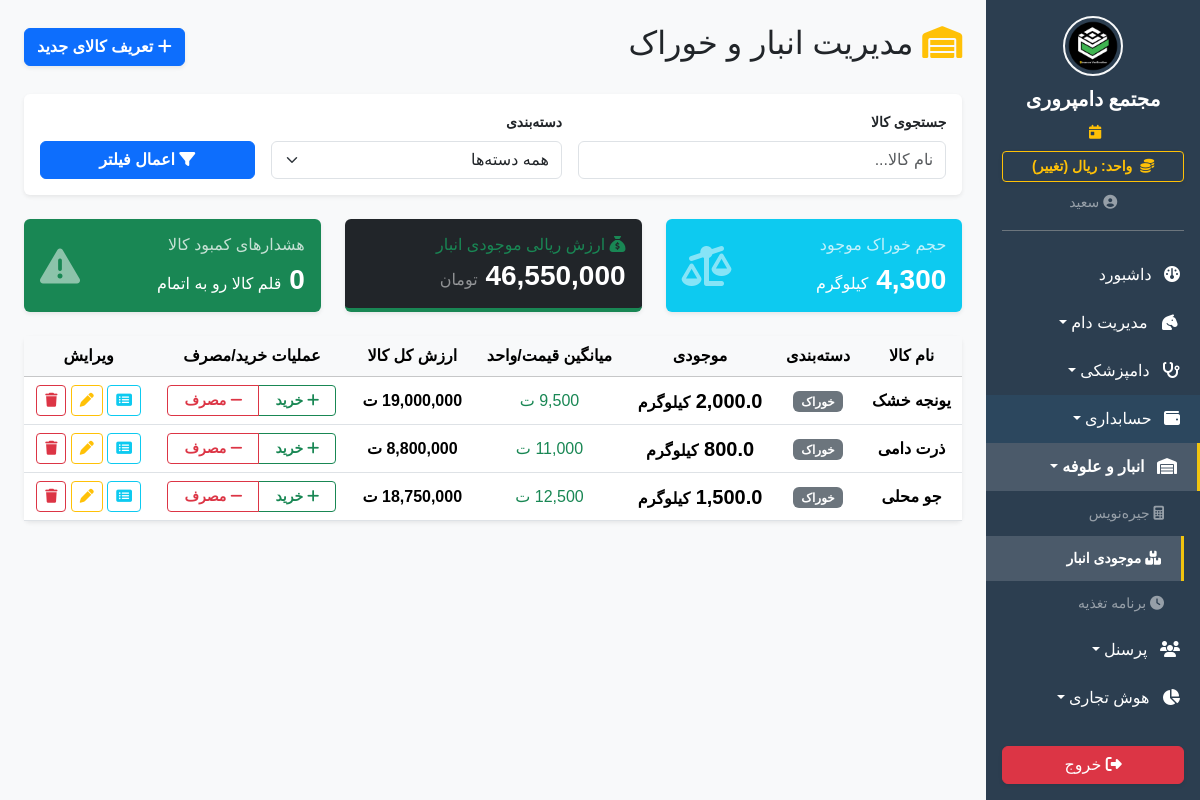
The page /inventory/ (signed in) on the database as committed earlier.
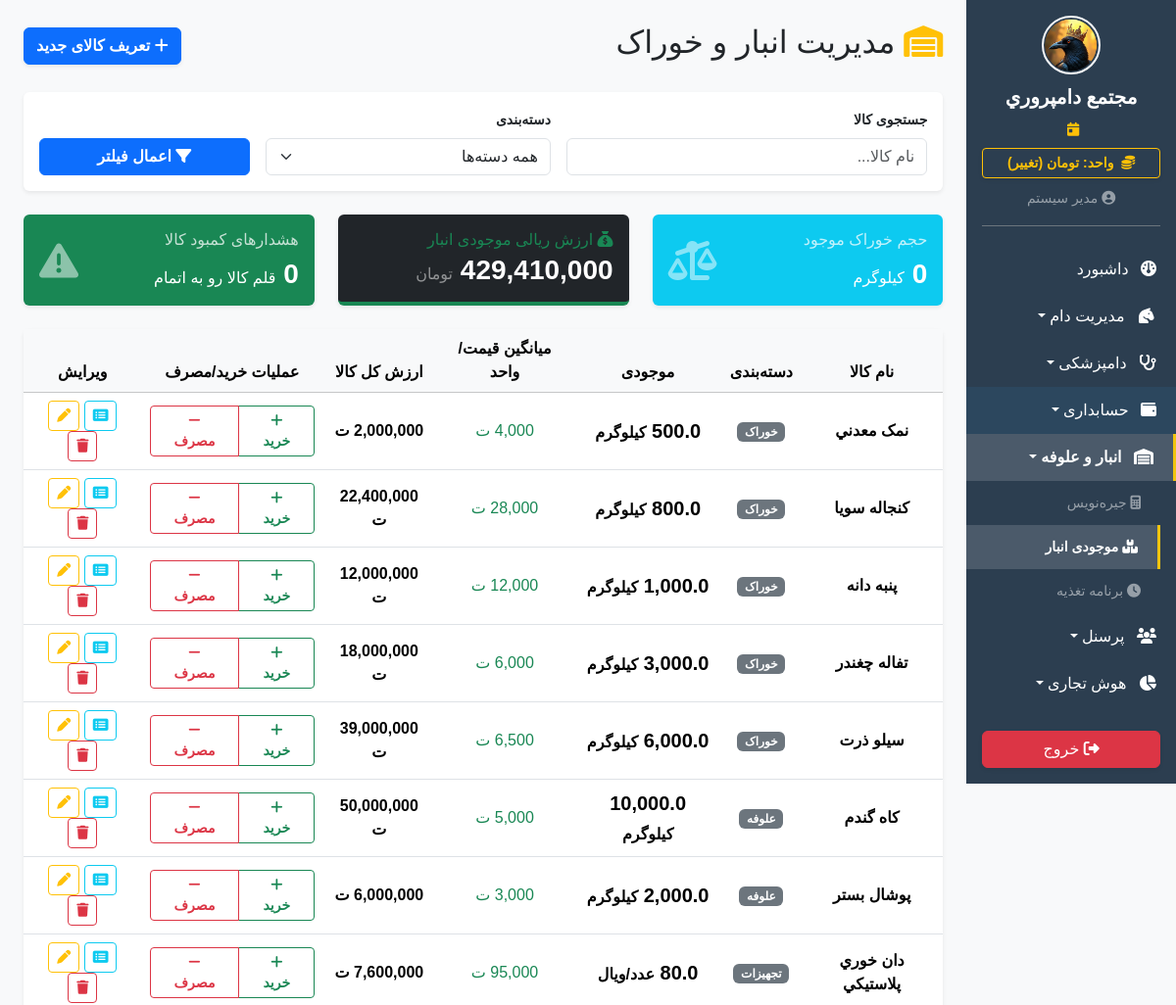
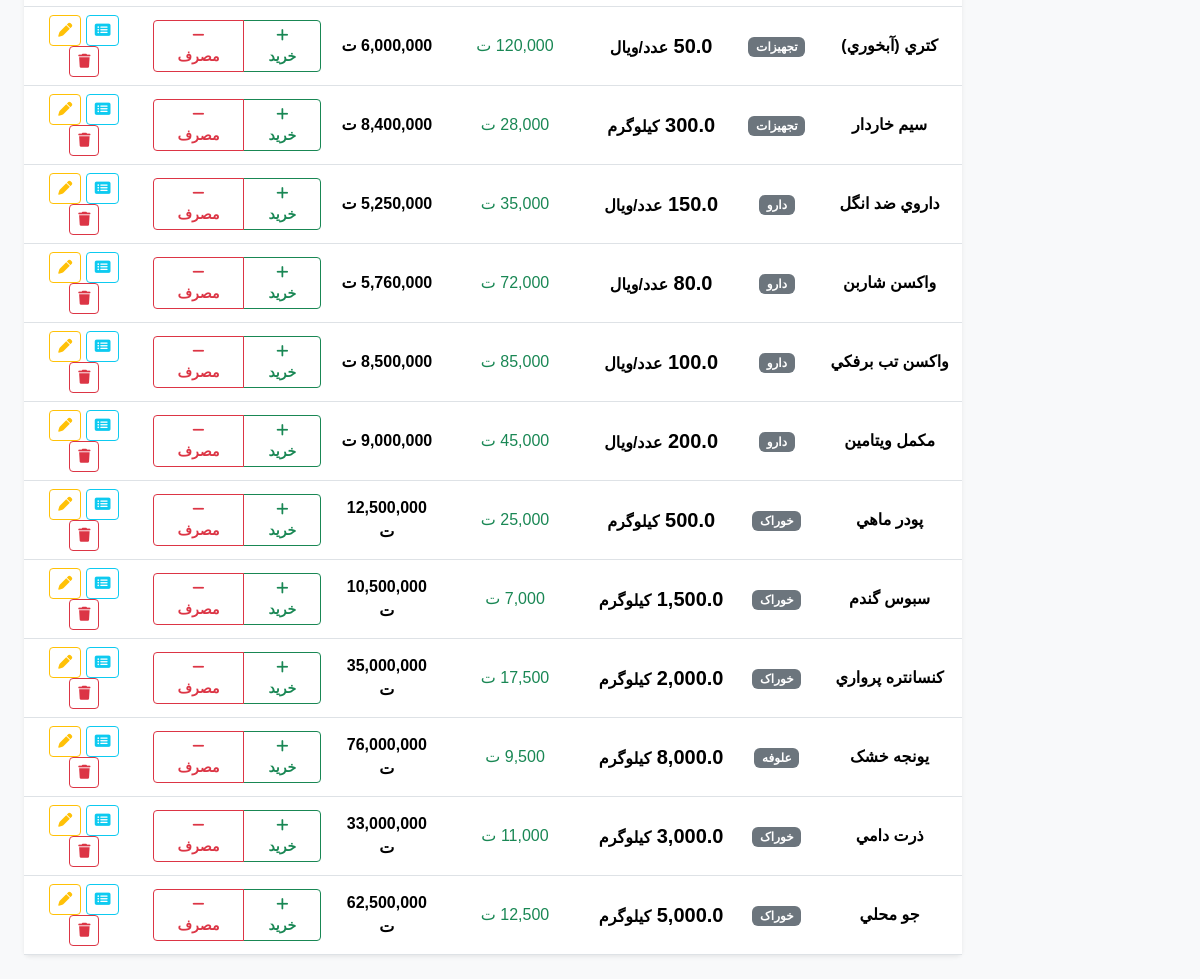
The same page on the database as committed later (2 pictures, top to bottom).
### app/models.py (models this page shows)
class SystemSetting(db.Model):
    id = db.Column(db.Integer, primary_key=True)
    key = db.Column(db.String(50), unique=True, nullable=False)
    value = db.Column(db.String(255), nullable=False)
    description = db.Column(db.String(255), nullable=True)

class User(UserMixin, db.Model):
    id = db.Column(db.Integer, primary_key=True)
    username = db.Column(db.String(50), unique=True, nullable=False)
    password_hash = db.Column(db.String(255), nullable=False)
    name = db.Column(db.String(100), nullable=False)
    role = db.Column(db.String(20), default='کارگر') # مدیر، دامپزشک، حسابدار، کارگر
    can_view_livestock = db.Column(db.Boolean, default=False)
    can_view_finance = db.Column(db.Boolean, default=False)
    can_view_inventory = db.Column(db.Boolean, default=False)
    can_view_hr = db.Column(db.Boolean, default=False)
    can_view_reports = db.Column(db.Boolean, default=False)
    can_view_settings = db.Column(db.Boolean, default=False)

class InventoryItem(db.Model):
    id = db.Column(db.Integer, primary_key=True)
    name = db.Column(db.String(100), nullable=False)
    category_id = db.Column(db.Integer, db.ForeignKey('inventory_category.id'), nullable=True)
    category = db.relationship('InventoryCategory', backref='items')
    quantity = db.Column(Numeric(18, 2), default=0.0)
    unit_id = db.Column(db.Integer, db.ForeignKey('unit.id'), nullable=False)
    unit = db.relationship('Unit', backref='inventory_items')
    min_threshold = db.Column(Numeric(18, 2), default=10.0)
    unit_price = db.Column(Numeric(18, 2), default=0.0)
    expiry_date = db.Column(db.Date, nullable=True)
    description = db.Column(db.String(255), nullable=True)
    logs = db.relationship('InventoryLog', backref='item', lazy=True, cascade="all, delete-orphan")

class InventoryCategory(db.Model):
    id = db.Column(db.Integer, primary_key=True)
    name = db.Column(db.String(100), unique=True, nullable=False)

class Unit(db.Model):
    id = db.Column(db.Integer, primary_key=True)
    name = db.Column(db.String(50), unique=True, nullable=False)
    description = db.Column(db.String(255), nullable=True)

### app/blueprints/inventory.py (the view)
@inventory_bp.route('/')
@login_required
@permission_required('can_view_inventory')
def index():
    search_q = request.args.get('search', '').strip()
    cat_q = request.args.get('category_id', type=int)
    query = InventoryItem.query
    if search_q:
        query = query.filter(InventoryItem.name.ilike(f"%{search_q}%"))
    if cat_q:
        query = query.filter(InventoryItem.category_id == cat_q)
    items = query.order_by(InventoryItem.id.desc()).all()
    units = Unit.query.all()
    categories = InventoryCategory.query.order_by(InventoryCategory.name).all()
    low_stock_count = sum(1 for item in items if (item.quantity or 0) <= (item.min_threshold or 0))
    total_feed = sum((item.quantity or 0) for item in items if item.category and item.category.name in ['خوراک', 'علوفه'] and item.unit and item.unit.name in ['کیلوگرم', 'تن'])
    total_value = sum(((item.quantity or 0) * (item.unit_price or 0)) for item in items)
    today = datetime.now(UTC).date()
    warning_date = today + timedelta(days=30) # هشدار برای 30 روز آینده
    expiring_items = [i for i in items if i.expiry_date and i.expiry_date <= warning_date and i.quantity > 0]
    return render_template('inventory/index.html',
                           items=items, categories=categories, units=units,
                           low_stock_count=low_stock_count, total_feed=total_feed, total_value=total_value,
                           expiring_items=expiring_items, today=today,
                           current_search=search_q, current_cat=cat_q)

### app/templates/inventory/index.html (shortened to what this page needs)
{% extends 'base.html' %}
{% block content %}
<div class="d-flex justify-content-between align-items-center mb-4">
    <h2><i class="fa-solid fa-warehouse text-warning"></i> مدیریت انبار و خوراک</h2>
    <button class="btn btn-primary shadow-sm fw-bold" data-bs-toggle="modal" data-bs-target="#newItemModal">
        <i class="fa-solid fa-plus"></i> تعریف کالای جدید
    </button>
</div>
<div class="card border-0 shadow-sm mb-4">
    <div class="card-body">
        <form method="GET" action="{{ url_for('inventory.index') }}" class="row g-3 align-items-end">
            <div class="col-md-5">
                <label class="form-label fw-bold small">جستجوی کالا</label>
                <input type="text" name="search" class="form-control" placeholder="نام کالا..." value="{{ current_search or '' }}">
            </div>
            <div class="col-md-4">
                <label class="form-label fw-bold small">دسته‌بندی</label>
                <select name="category_id" class="form-select">
                    <option value="">همه دسته‌ها</option>
                </select>
            </div>
            <div class="col-md-3">
                <button type="submit" class="btn btn-primary w-100 fw-bold"><i class="fa-solid fa-filter"></i> اعمال فیلتر</button>
            </div>
        </form>
    </div>
</div>
<div class="row g-4 mb-4">
    <div class="col-md-4">
        <div class="card bg-info text-white border-0 shadow-sm h-100">
            <div class="card-body d-flex justify-content-between align-items-center">
                <div><h6 class="card-title opacity-75">حجم خوراک موجود</h6><h3 class="mb-0 fw-bold">{{ "{:,.0f}".format(total_feed | default(0)) }} <small class="fs-6 fw-normal">کیلوگرم</small></h3></div>
                <i class="fa-solid fa-scale-unbalanced fs-1 opacity-50"></i>
            </div>
        </div>
    </div>
    <div class="col-md-4">
        <div class="card bg-dark text-white border-0 shadow-sm h-100 border-bottom border-success border-4">
            <div class="card-body d-flex justify-content-between align-items-center">
                <div><h6 class="card-title text-success mb-1"><i class="fa-solid fa-sack-dollar"></i> ارزش ریالی موجودی انبار</h6><h3 class="mb-0 fw-bold">{{ "{:,.0f}".format(total_value | default(0)) }} <small class="fs-6 fw-normal text-white-50">تومان</small></h3></div>
            </div>
        </div>
    </div>
    <div class="col-md-4">
        <div class="card {% if low_stock_count > 0 %}bg-danger{% else %}bg-success{% endif %} text-white border-0 shadow-sm h-100">
            <div class="card-body d-flex justify-content-between align-items-center">
                <div><h6 class="card-title opacity-75">هشدارهای کمبود کالا</h6><h3 class="mb-0 fw-bold">{{ low_stock_count }} <small class="fs-6 fw-normal">قلم کالا رو به اتمام</small></h3></div>
                <i class="fa-solid fa-triangle-exclamation fs-1 opacity-50"></i>
            </div>
        </div>
    </div>
</div>
<div class="card border-0 shadow-sm">
    <div class="card-body p-0">
        <div class="table-responsive">
            <table class="table table-hover align-middle text-center mb-0">
                <thead class="table-light"><tr><th>نام کالا</th><th>دسته‌بندی</th><th>موجودی</th><th>میانگین قیمت/واحد</th><th>ارزش کل کالا</th><th>عملیات خرید/مصرف</th><th>ویرایش</th></tr></thead>
                <tbody>
                    {% for item in items %}
                    <tr>
                        <td class="fw-bold">{{ item.name }}<br><small class="text-muted fw-normal">{{ item.description or '' }}</small></td>
                        <td><span class="badge bg-secondary">{{ item.category.name if item.category else 'بدون دسته' }}</span></td>
                        <td class="fw-bold fs-5 ">{{ "{:,.1f}".format(item.quantity | default(0)) }} <small class="fs-6">{{ item.unit.name if item.unit else '' }}</small></td>
                        <td class="text-success">{{ "{:,.0f}".format(item.unit_price or 0) }} ت</td>
                        <td class="fw-bold">{{ "{:,.0f}".format((item.quantity or 0) * (item.unit_price or 0)) }} ت</td>
                        <td>
                            <div class="btn-group">
                                <button class="btn btn-sm btn-outline-success fw-bold px-3" onclick="openTx('{{ item.id }}', '{{ item.name }}', 'ورود', '{{ item.unit.name if item.unit else '' }}')"><i class="fa-solid fa-plus"></i> خرید</button>
                                <button class="btn btn-sm btn-outline-danger fw-bold px-3" onclick="openTx('{{ item.id }}', '{{ item.name }}', 'خروج', '{{ item.unit.name if item.unit else '' }}')"><i class="fa-solid fa-minus"></i> مصرف</button>
                            </div>
                        </td>
                        <td>
                            <a href="{{ url_for('inventory.kardex', id=item.id) }}" class="btn btn-sm btn-outline-info" title="کاردکس کالا"><i class="fa-solid fa-rectangle-list"></i></a>
                            <button class="btn btn-sm btn-outline-warning" data-bs-toggle="modal" data-bs-target="#editItemModal{{ item.id }}"><i class="fa-solid fa-pen"></i></button>
                            <a href="{{ url_for('inventory.delete_item', id=item.id) }}" class="btn btn-sm btn-outline-danger" onclick="return confirm('حذف کالا تمام سوابق آن را پاک میکند. آیا مطمئن هستید؟')"><i class="fa-solid fa-trash"></i></a>
                        </td>
                    </tr>
                    {% else %}
                    <tr><td colspan="7" class="text-center py-5 text-muted">انبار کاملاً خالی است. از دکمه بالا یک کالای جدید تعریف کنید.</td></tr>
                    {% endfor %}
                </tbody>
            </table>
        </div>
    </div>
</div>
{% endblock %}

### app/templates/base.html (shortened to what this page needs)
<!DOCTYPE html>
<html lang="fa" dir="rtl">
<head>
    <link href="https://cdn.jsdelivr.net/gh/rastikerdar/vazirmatn@v33.003/Vazirmatn-font-face.css" rel="stylesheet">
    <link rel="stylesheet" href="https://unpkg.com/persian-datepicker@1.2.0/dist/css/persian-datepicker.min.css">
    <link rel="stylesheet" href="https://cdn.jsdelivr.net/npm/bootstrap@5.3.2/dist/css/bootstrap.rtl.min.css">
    <link rel="stylesheet" href="https://cdnjs.cloudflare.com/ajax/libs/font-awesome/6.4.2/css/all.min.css">
    <link rel="stylesheet" href="{{ url_for('static', filename='css/style.css') }}">
    <link href="https://cdn.jsdelivr.net/npm/select2@4.1.0-rc.0/dist/css/select2.min.css" rel="stylesheet" />
</head>
<body>
    <div class="d-flex" id="wrapper">
        <div class="sidebar-bg d-flex flex-column" id="sidebar-wrapper">
            <div class="sidebar-heading text-center pt-3 pb-2 text-white">
                {% if system_settings.get('farm_logo_path') %}
                    <img src="{{ url_for('static', filename=system_settings.get('farm_logo_path')) }}" class="mb-2 rounded-circle border border-2 border-light" style="height: 60px; width: 60px; object-fit: cover;">
                {% else %}
                    <i class="fa-solid fa-sheep fs-2 mb-2"></i>
                {% endif %}
                <div class="fs-5 fw-bold">{{ system_settings.get('farm_name', 'دامداری من') }}</div>
            </div>
            <div class="text-center text-warning small mb-2 px-3">
                <i class="fa-solid fa-calendar-day me-1"></i>
            </div>
            <div class="px-3 mb-2">
                <a href="{{ url_for('dashboard.toggle_currency') }}" class="btn btn-sm btn-outline-warning w-100 fw-bold shadow-sm">
                    <i class="fa-solid fa-coins me-1"></i> واحد: {{ get_system_currency_from_settings() }} (تغییر)
                </a>
            </div>
            <div class="text-center text-white-50 mb-3 pb-3 border-bottom border-secondary mx-3">
                <small><i class="fa-solid fa-circle-user"></i> {% if current_user.is_authenticated %}{{ current_user.name.split(' (')[0] if '(' in current_user.name else current_user.name }}{% endif %}</small>
            </div>
            <div class="list-group list-group-flush my-1 sidebar-scroll" id="sidebar-accordion" style="overflow-y: auto;">
                <a href="{{ url_for('dashboard.index') }}" class="list-group-item list-group-item-action bg-transparent text-white "><i class="fa-solid fa-gauge me-2"></i> داشبورد</a>
                {% if current_user.is_authenticated %}
                    {% if current_user.can_view_livestock %}
                    <a href="#livestockSubmenu" data-bs-toggle="collapse" class="list-group-item list-group-item-action bg-transparent text-white dropdown-toggle {% if request.blueprint == 'livestock' %}active-sidebar-link{% endif %}"><i class="fa-solid fa-horse-head me-2"></i> مدیریت دام</a>
                    {% if current_user.role in ['مدیر', 'دامپزشک'] %}
                    <a href="#vetSubmenu" data-bs-toggle="collapse" class="list-group-item list-group-item-action bg-transparent text-white dropdown-toggle"><i class="fa-solid fa-stethoscope me-2"></i> دامپزشکی</a>
                    {% endif %}
                    {% endif %}
                    {% if current_user.can_view_finance %}
                    <a href="#financeSubmenu" data-bs-toggle="collapse" class="list-group-item list-group-item-action bg-transparent text-white dropdown-toggle finance-menu-item " ><i class="fa-solid fa-wallet me-2"></i> حسابداری</a>
                    {% endif %}
                    {% if current_user.can_view_inventory or current_user.role == 'مدیر' %}
                    <a href="#inventorySubmenu" data-bs-toggle="collapse" class="list-group-item list-group-item-action bg-transparent text-white dropdown-toggle {% if request.blueprint == 'inventory' %}active-sidebar-link{% endif %}"><i class="fa-solid fa-warehouse me-2"></i> انبار و علوفه</a>
                    <div class="collapse ps-3 {% if request.blueprint == 'inventory' %}show{% endif %}" id="inventorySubmenu" data-bs-parent="#sidebar-accordion">
                       <a href="{{ url_for('inventory.smart_ration') }}" class="list-group-item list-group-item-action bg-transparent text-white-50 small border-0 "><i class="fa-solid fa-calculator"></i> جیره‌نویس</a>
                       <a href="{{ url_for('inventory.index') }}" class="list-group-item list-group-item-action bg-transparent text-white-50 small border-0 {% if request.path == url_for('inventory.index') %}active-sidebar-link{% endif %}"><i class="fa-solid fa-boxes-stacked"></i> موجودی انبار</a>
                       <a href="{{ url_for('dashboard.feeding_schedule') }}" class="list-group-item list-group-item-action bg-transparent text-white-50 small border-0 "><i class="fa-solid fa-clock"></i> برنامه تغذیه</a>
                    </div>
                    {% endif %}
                    {% if current_user.can_view_hr or current_user.role == 'مدیر' %}
                    <a href="#hrSubmenu" data-bs-toggle="collapse" class="list-group-item list-group-item-action bg-transparent text-white dropdown-toggle {% if request.blueprint == 'hr' %}active-sidebar-link{% endif %}"><i class="fa-solid fa-users me-2"></i> پرسنل</a>
                    {% endif %}
                    {% if current_user.can_view_reports or current_user.role == 'مدیر' %}
                    <a href="#biSubmenu" data-bs-toggle="collapse" class="list-group-item list-group-item-action bg-transparent text-white dropdown-toggle {% if request.blueprint == 'reports' %}active-sidebar-link{% endif %}"><i class="fa-solid fa-chart-pie me-2"></i> هوش تجاری</a>
                    {% endif %}
                    {% if current_user.role != 'کارگر' %}
                    <a href="{{ url_for('dashboard.warnings') }}" class="list-group-item list-group-item-action bg-transparent text-white">
                    </a>
                    {% endif %}
                    {% endif %}
            </div>
            <div class="mt-auto p-3 w-100">
                <a href="{{ url_for('auth.logout') }}" class="btn btn-danger w-100 shadow-sm"><i class="fa-solid fa-right-from-bracket"></i> خروج</a>
            </div>
        </div>
        <div id="page-content-wrapper" class="w-100 bg-light" style="overflow-x: hidden;">
            <div class="container-fluid p-4">{% block content %}{% endblock %}</div>
        </div>
    </div>
</body>
</html>

Rows that differ between the two databases and show on the page:
changed SystemSetting (number 1 of 3 on the later page): value: a different picture
changed SystemSetting: get "مجتمع دامپروری" → "مجتمع دامپروري"
changed SystemSetting: value "ریال" → "تومان"
changed User: name "سعید" → "مدیر سیستم"
added InventoryItem: name "نمک معدني", category "خوراک", quantity "500.0", unit "کيلوگرم", (item.quantityor0)*(item.unit_priceor0) "2,000,000"
added InventoryItem: name "کنجاله سويا", category "خوراک", quantity "800.0", unit "کيلوگرم", (item.quantityor0)*(item.unit_priceor0) "22,400,000"
added InventoryItem: name "پنبه دانه", category "خوراک", quantity "1,000.0", unit "کيلوگرم", (item.quantityor0)*(item.unit_priceor0) "12,000,000"
added InventoryItem: name "تفاله چغندر", category "خوراک", quantity "3,000.0", unit "کيلوگرم", (item.quantityor0)*(item.unit_priceor0) "18,000,000"
added InventoryItem: name "سيلو ذرت", category "خوراک", quantity "6,000.0", unit "کيلوگرم", (item.quantityor0)*(item.unit_priceor0) "39,000,000"
added InventoryItem: name "کاه گندم", category "علوفه", quantity "10,000.0", unit "کيلوگرم", (item.quantityor0)*(item.unit_priceor0) "50,000,000"
added InventoryItem: name "پوشال بستر", category "علوفه", quantity "2,000.0", unit "کيلوگرم", (item.quantityor0)*(item.unit_priceor0) "6,000,000"
added InventoryItem: name "دان خوري پلاستيکي", category "تجهيزات", quantity "80.0", unit "عدد/ويال", (item.quantityor0)*(item.unit_priceor0) "7,600,000"
added InventoryItem: name "کتري (آبخوري)", category "تجهيزات", quantity "50.0", unit "عدد/ويال", (item.quantityor0)*(item.unit_priceor0) "6,000,000"
added InventoryItem: name "سيم خاردار", category "تجهيزات", quantity "300.0", unit "کيلوگرم", (item.quantityor0)*(item.unit_priceor0) "8,400,000"
added InventoryItem: name "داروي ضد انگل", category "دارو", unit "عدد/ويال", (item.quantityor0)*(item.unit_priceor0) "5,250,000"
added InventoryItem: name "واکسن شاربن", category "دارو", quantity "80.0", unit "عدد/ويال", (item.quantityor0)*(item.unit_priceor0) "5,760,000"
added InventoryItem: name "واکسن تب برفکي", category "دارو", unit "عدد/ويال", (item.quantityor0)*(item.unit_priceor0) "8,500,000"
added InventoryItem: name "مکمل ويتامين", category "دارو", unit "عدد/ويال", unit_price "45,000", (item.quantityor0)*(item.unit_priceor0) "9,000,000"
added InventoryItem: name "پودر ماهي", category "خوراک", quantity "500.0", unit "کيلوگرم", (item.quantityor0)*(item.unit_priceor0) "12,500,000"
added InventoryItem: name "سبوس گندم", category "خوراک", quantity "1,500.0", unit "کيلوگرم", (item.quantityor0)*(item.unit_priceor0) "10,500,000"
added InventoryItem: name "کنسانتره پرواري", category "خوراک", quantity "2,000.0", unit "کيلوگرم", (item.quantityor0)*(item.unit_priceor0) "35,000,000"
changed InventoryItem: name "یونجه خشک" → "يونجه خشک"; category "خوراک" → "علوفه"; quantity "2,000.0" → "8,000.0"; unit "کیلوگرم" → "کيلوگرم"; (item.quantityor0)*(item.unit_priceor0) (not shown) → "76,000,000"
changed InventoryItem: name "ذرت دامی" → "ذرت دامي"; quantity "800.0" → "3,000.0"; unit "کیلوگرم" → "کيلوگرم"; (item.quantityor0)*(item.unit_priceor0) "8,800,000" → "33,000,000"
changed InventoryItem: name "جو محلی" → "جو محلي"; quantity "1,500.0" → "5,000.0"; unit "کیلوگرم" → "کيلوگرم"; (item.quantityor0)*(item.unit_priceor0) (not shown) → "62,500,000"
Other text that changed with them:
{{ "{:,.0f}".format(total_feed | default(0)) }}: "4,300" → "0"
